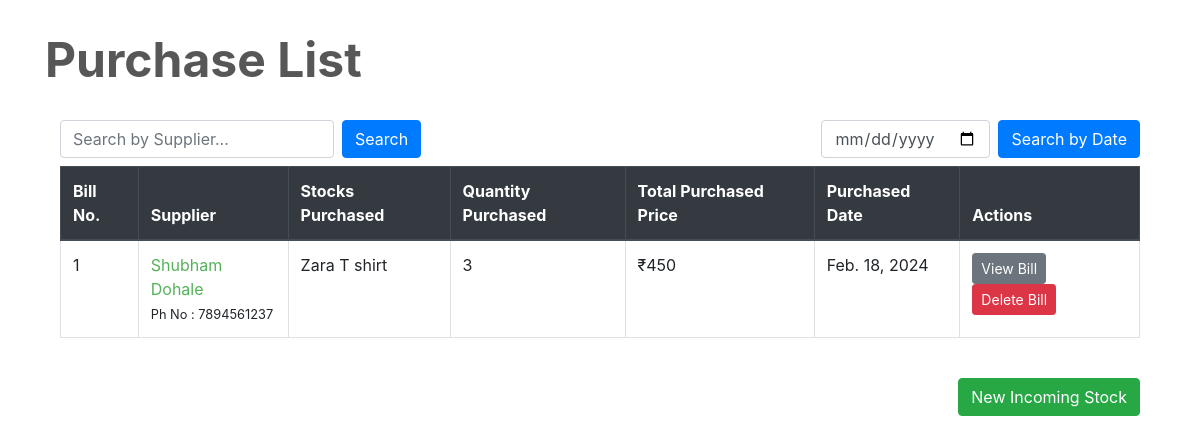
Page /transactions/purchases/ on the earlier database version.
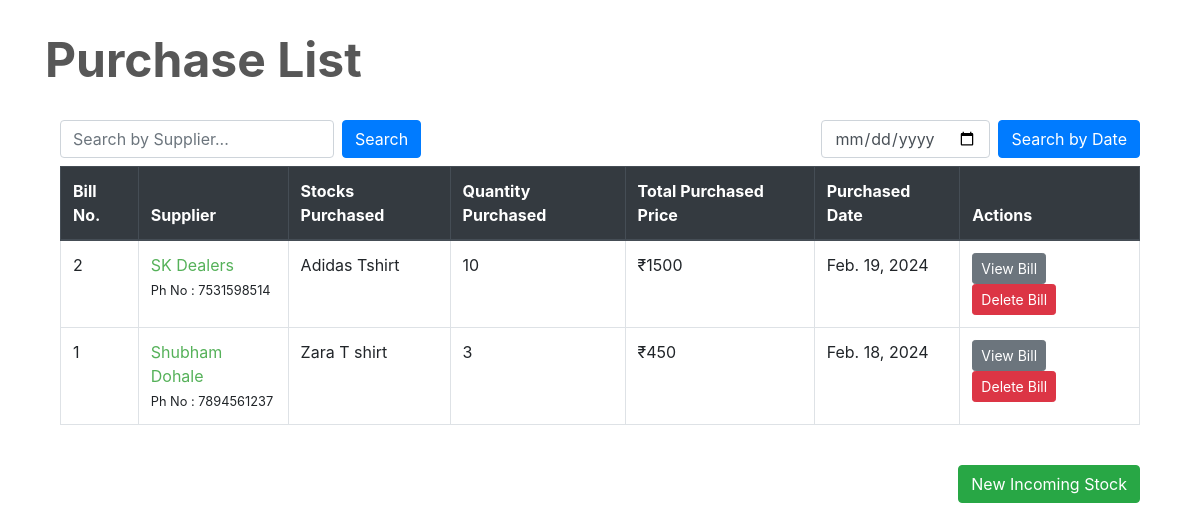
Same page on the later database version.
### transactions/models.py (models this page shows, shortened)
class PurchaseBill(models.Model):
    billno = models.AutoField(primary_key=True)
    time = models.DateTimeField(auto_now=True)
    supplier = models.ForeignKey(Supplier, on_delete = models.CASCADE, related_name='purchasesupplier')
    def get_items_list(self):
        return PurchaseItem.objects.filter(billno=self)
    def get_total_price(self):
        purchaseitems = PurchaseItem.objects.filter(billno=self)
        total = 0
        for item in purchaseitems:
            total += item.totalprice
        return total

class Supplier(models.Model):
    id = models.AutoField(primary_key=True)
    name = models.CharField(max_length=150)
    phone = models.CharField(max_length=12, unique=True)
    address = models.CharField(max_length=200)
    email = models.EmailField(max_length=254, unique=True)
    gstin = models.CharField(max_length=15, unique=True)
    is_deleted = models.BooleanField(default=False)
    def __str__(self):
	    return self.name

class PurchaseItem(models.Model):
    billno = models.ForeignKey(PurchaseBill, on_delete = models.CASCADE, related_name='purchasebillno')
    stock = models.ForeignKey(Stock, on_delete = models.CASCADE, related_name='purchaseitem')
    quantity = models.IntegerField(default=1)
    perprice = models.IntegerField(default=1)
    totalprice = models.IntegerField(default=1)

### inventory/models.py (models this page shows, shortened)
class Stock(models.Model):
    id = models.AutoField(primary_key=True)
    name = models.CharField(max_length=30, unique=True)
    quantity = models.IntegerField(default=1)
    is_deleted = models.BooleanField(default=False)

### transactions/views.py (the view)
# urls.py: path('purchases/', views.PurchaseView.as_view(), name='purchases-list'),
class PurchaseView(ListView):
    model = PurchaseBill
    template_name = "purchases/purchases_list.html"
    context_object_name = 'bills'
    ordering = ['-time']
    paginate_by = 10
    def get_queryset(self):
        queryset = super().get_queryset()
        general_search = self.request.GET.get('general_search')
        date_search = self.request.GET.get('date_search')
        if general_search:
            queryset = queryset.filter(
                Q(supplier__name__icontains=general_search) |
                Q(supplier__gstin__icontains=general_search) |
                Q(supplier__phone__icontains=general_search)
            )
        if date_search:
            date = parse_date(date_search)
            if date:
                queryset = queryset.filter(time__date=date)
        return queryset

### transactions/templates/purchases/purchases_list.html (shortened to what this page needs)
{% extends "base.html" %}
{% load widget_tweaks %}
{% block content %}
<div class="container mt-4">
    <div class="row mb-4">
        <div class="row" style="color: #575757; font-weight: bold; font-size: 3rem;">
            <div class="col-md-12">Purchase List</div>
        </div>
    </div>
    <div class="row justify-content-between mb-2">
        <div class="col-md-5">
            <form action="" method="get" class="form-inline">
                <input type="text" class="form-control" name="general_search" placeholder="Search by Supplier..." value="{{ request.GET.general_search }}">
                <button type="submit" class="btn btn-primary ml-2">Search</button>
            </form>
        </div>
        <div class="col-md-5">
            <form action="" method="get" class="form-inline float-right">
                <input type="date" class="form-control" name="date_search" value="{{ request.GET.date_search }}">
                <button type="submit" class="btn btn-primary ml-2">Search by Date</button>
            </form>
        </div>
    </div>
    <div class="row">
        <div class="col-12">
            <div class="table-responsive">
                <table class="table table-bordered table-hover">
                    <thead class="thead-dark">
                        <tr>
                            <th scope="col">Bill No.</th>
                            <th scope="col">Supplier</th>
                            <th scope="col">Stocks Purchased</th>
                            <th scope="col">Quantity Purchased</th>
                            <th scope="col">Total Purchased Price</th>
                            <th scope="col">Purchased Date</th>
                            <th scope="col">Actions</th>
                        </tr>
                    </thead>
                    <tbody>
                        {% for purchase in bills %}
                        <tr>
                            <td>{{ purchase.billno }}</td>
                            <td>
                                {% if purchase.supplier.is_deleted %}
                                    {{ purchase.supplier }}<br>
                                {% else %}
                                    <a href="{% url 'supplier' purchase.supplier.name %}">{{ purchase.supplier }}</a><br>
                                {% endif %}
                                <small>Ph No : {{ purchase.supplier.phone }}</small>
                            </td>
                            <td>{% for item in purchase.get_items_list %}{{ item.stock.name }}<br>{% endfor %}</td>
                            <td>{% for item in purchase.get_items_list %}{{ item.quantity }}<br>{% endfor %}</td>
                            <td>₹{{ purchase.get_total_price }}</td>
                            <td>{{ purchase.time.date }}</td>
                            <td>
                                <a href="{% url 'purchase-bill' purchase.billno %}" class="btn btn-secondary btn-sm">View Bill</a>
                                <a href="{% url 'delete-purchase' purchase.pk %}" class="btn btn-danger btn-sm">Delete Bill</a>
                            </td>
                        </tr>
                        {% endfor %}
                    </tbody>
                </table>
            </div>
        </div>
    </div>
    <div class="row mt-4">
        <div class="col-12 d-flex justify-content-end">
            <a href="{% url 'select-supplier' %}" class="btn btn-success">New Incoming Stock</a>
        </div>
    </div>
</div>
{% endblock %}

Differences in the rows shown:
added PurchaseBill: billno "2", supplier "SK Dealers", supplier.phone "7531598514", get_total_price "1500", time "Feb. 19, 2024"
added PurchaseItem: stock.name "Adidas Tshirt", quantity "10"
